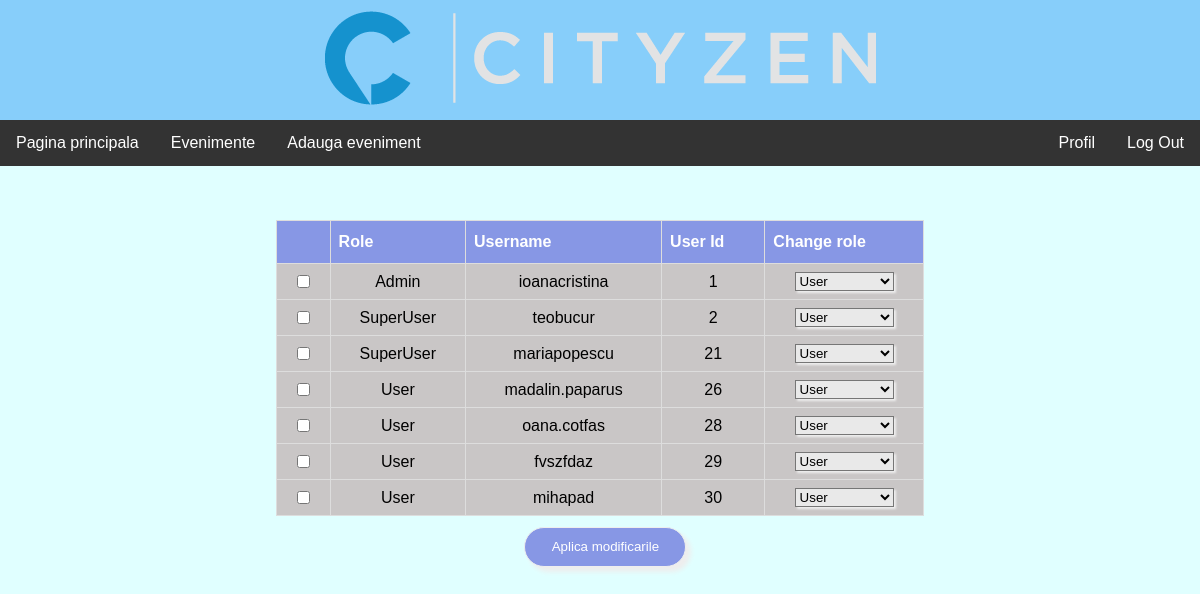
The page /adminperm1.php on the database its author committed.
### tables this page shows
CREATE TABLE `user_role` (
  `user_id` int(10) unsigned NOT NULL,
  `role_id` int(10) unsigned NOT NULL,
  KEY `user_id` (`user_id`),
  KEY `role_id` (`role_id`),
  CONSTRAINT `user_role_ibfk_1` FOREIGN KEY (`user_id`) REFERENCES `users` (`user_id`),
  CONSTRAINT `user_role_ibfk_2` FOREIGN KEY (`role_id`) REFERENCES `roles` (`role_id`)
);

CREATE TABLE `roles` (
  `role_id` int(10) unsigned NOT NULL AUTO_INCREMENT,
  `role_name` varchar(50) NOT NULL,
  PRIMARY KEY (`role_id`)
);

CREATE TABLE `users` (
  `user_id` int(10) unsigned NOT NULL AUTO_INCREMENT,
  `nume` varchar(100) NOT NULL,
  `prenume` varchar(100) NOT NULL,
  `username` varchar(100) NOT NULL,
  `email` varchar(100) NOT NULL,
  `localitate` varchar(100) NOT NULL,
  `parola` varchar(100) NOT NULL,
  `data_adaugare` timestamp NOT NULL DEFAULT CURRENT_TIMESTAMP,
  `log_in` int(11) DEFAULT NULL,
  PRIMARY KEY (`user_id`),
  UNIQUE KEY `username_UNIQUE` (`username`),
  UNIQUE KEY `email_UNIQUE` (`email`)
);

### adminperm1.php (the view, shortened to what this page needs)
<?php
include('server.php');
?>
<html>
<head>
<link rel="stylesheet" type="text/css" href="nav1.css">
<link rel="stylesheet" type="text/css" href="header1.css">
<link rel="stylesheet" type="text/css" href="indeex.css">
<link rel="stylesheet" type="text/css" href="admperm.css">
</head>
<body>
<body>
<h1 id="header" onclick="window.location.href='index1.php'"></h1>
<div class="navbar">
  <a href="index1.php">Pagina principala</a>
  <div class="dropdown">
    <button class="dropbtn" onclick = "#">Evenimente
    </button>
  </div>
  <a href="add.php">Adauga eveniment</a>
  <div class="right">
	<a href="logout.php" name="log_out" >Log Out</a>
	<a href="profile.php" name="profile">Profil</a>
  	</div>
</div>
<form id="Main" method="POST">
<table id="roles">
	<tr>
		<th></th>
		<th>Role</th>
		<th>Username </th>
		<th>User Id</th>
		<th>Change role</th>
	</tr>
<?php
	$query="SELECT * FROM users
				JOIN USER_ROLE ON USER_ROLE.USER_ID=USERS.USER_ID
				JOIN ROLES ON ROLES.ROLE_ID=USER_ROLE.ROLE_ID
				ORDER BY USER_ROLE.USER_ID ASC";
	$result=mysqli_query($db,$query);
	while($row = mysqli_fetch_array($result, MYSQLI_ASSOC)){
		echo "<tr>";
		echo "<td><input type='checkbox' name='check'></td>";
		echo "<td>";
		echo $row['role_name'];
		echo "</td>";
		echo "<td>";
		echo $row['username'];
		echo "</td>";
		echo "<td>";
		echo $row['user_id'];
		echo "</td>";
		echo "<td> <select name='rol' class='select'>";
		echo "<option value='User'>User </option>";
		echo "</td></tr>";
	}
?>
</table>
<div class="b" >
	<button type="submit" class="but" name="aplica">Aplica modificarile</button>
</div>
</FORM>
</body>
</html>

### nav1.css (style rules this page uses)
.navbar { overflow: hidden; background-color: #333; font-family: Arial, Helvetica, sans-serif; }
.navbar a { float: left; font-size: 16px; color: white; text-align: center; padding: 14px 16px; text-decoration: none; }
.dropdown { float: left; overflow: hidden; }
.dropdown .dropbtn { font-size: 16px; border: none; outline: none; color: white; padding: 14px 16px; background-color: inherit; font-family: inherit; margin: 0; }
.right { overflow: hidden; background-color: #333; font-family: Arial, Helvetica, sans-serif; float :right; }
.right a { float: right; font-size: 16px; color: white; text-align: center; padding: 14px 16px; text-decoration: none; }
body { background-color:lightcyan; }

### header1.css (style rules this page uses)
#header { background-color: lightskyblue; background-image: url(logo.png); background-repeat: no-repeat; background-position: center; color : white; cursor: pointer; padding: 5%; margin: 0 auto; }

### indeex.css (style rules this page uses)
#Main { font-family: Arial, Helvetica, sans-serif; width: 90%; margin-left: auto; margin-right: auto; margin-top: 40px; min-height: 500px; }
body { padding: 0px; margin: 0px; }

### admperm.css (style rules this page uses)
.but { background: #8797E5; color: #fff; border: 1px solid #eee; border-radius: 20px; box-shadow: 5px 5px 5px #eee; text-shadow:none; height: 5%; width: 100%; text-align: center; cursor: pointer; }
.but { float:left; margin-left: 43%; width: 15%; margin-top:1%; }
#roles { font-family: "Trebuchet MS", Arial, Helvetica, sans-serif; border-collapse: collapse; width: 60%; text-align: center; margin : auto; margin-top : 5%; background-color:#C9C6C6; }
#roles td, #roles th { border: 1px solid #ddd; padding: 8px; }
#roles th { padding-top: 12px; padding-bottom: 12px; text-align: left; background-color: #8797E5; color: white; }
.select { background-color: #E9E9E9; width: 70%; box-shadow: 2px 2px 2px #eee; }

### rows shown on the page
user_role: role.role_name "Admin", user_id.username "ioanacristina", user_id "1"
user_role: role.role_name "SuperUser", user_id.username "teobucur", user_id "2"
user_role: role.role_name "SuperUser", user_id.username "mariapopescu", user_id "21"
user_role: role.role_name "User", user_id.username "madalin.paparus", user_id "26"
user_role: role.role_name "User", user_id.username "oana.cotfas", user_id "28"
user_role: role.role_name "User", user_id.username "fvszfdaz", user_id "29"
user_role: role.role_name "User", user_id.username "mihapad", user_id "30"
